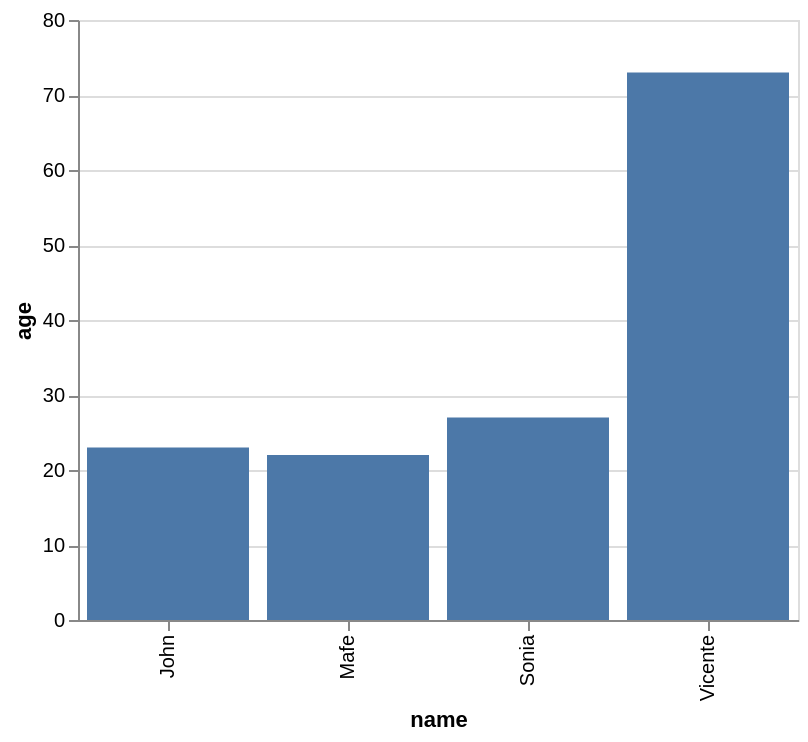

The specification (Vega-Lite) saved for this image:
### Vega-Lite specification from a JSON file in a GitHub repository (floating-point values rounded to 4 significant figures)
{"$schema": "https://vega.github.io/schema/vega-lite/v2.json", "description": "A simple bar chart with embedded data.", "width": 360, "data": {"values": [{"name": "John", "age": 23, "height": 1.93}, {"name": "Mafe", "age": 22, "height": 1.7}, {"name": "Sonia", "age": 27, "height": 1.6}, {"name": "Vicente", "age": 73, "height": 0.32}]}, "mark": "bar", "encoding": {"x": {"field": "name", "type": "nominal"}, "y": {"field": "age", "type": "quantitative"}, "tooltip": {"field": "name", "type": "nominal"}}}
